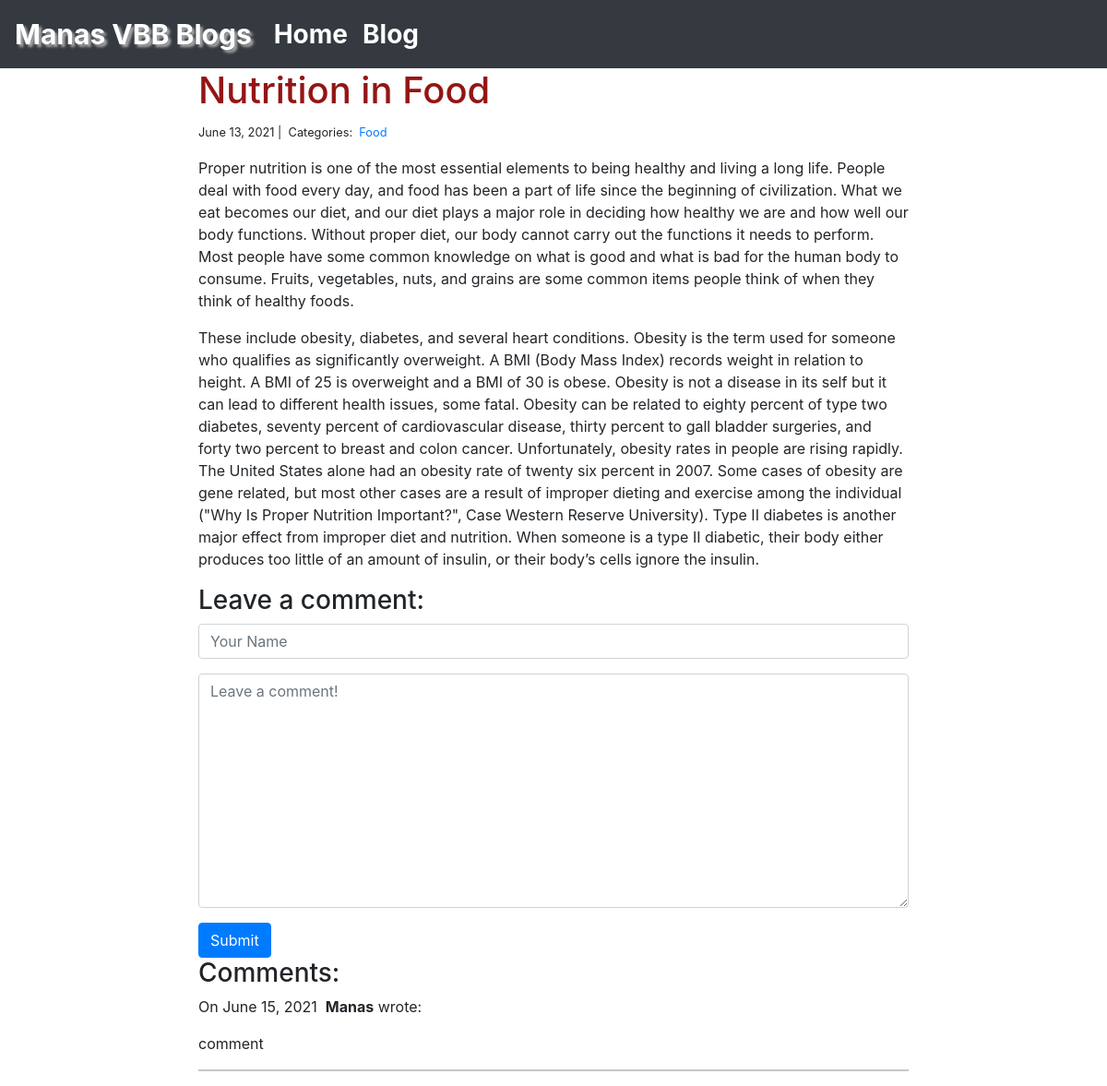
Page /blog/3/ on the committed database.
### blog/models.py (models this page shows)
class Post(models.Model):
    title = models.CharField(max_length=255)
    body = models.TextField()
    created_on = models.DateTimeField(auto_now_add=True)
    last_modified = models.DateTimeField(auto_now=True)
    categories = models.ManyToManyField('Category', related_name='posts')

class Category(models.Model):
    name = models.CharField(max_length=20)

class Comment(models.Model):
    author = models.CharField(max_length=60)
    body = models.TextField()
    created_on = models.DateTimeField(auto_now_add=True)
    post = models.ForeignKey('Post', on_delete=models.CASCADE)

### blog/views.py (the view, shortened to what this page needs)
# urls.py: path("<int:pk>/", views.blog_detail, name="blog_detail"),
def blog_detail(request, pk):
    post = Post.objects.get(pk=pk)
    form = CommentForm()
    comments = Comment.objects.filter(post=post)
    context = {
        "post": post,
        "comments": comments,
         "form": form,
    }
    return render(request, "blog_detail.html", context)

### blog/forms.py
class CommentForm(forms.Form):
    author = forms.CharField(
        max_length=60,
        widget=forms.TextInput(attrs={
            "class": "form-control",
            "placeholder": "Your Name"
        })
    )
    body = forms.CharField(widget=forms.Textarea(
        attrs={
            "class": "form-control",
            "placeholder": "Leave a comment!"
        })
    )

### blog/templates/blog_detail.html (shortened to what this page needs)
{% extends "base.html" %}
{% block body %}
<div class="col-md-8 offset-md-2">
    <h1 style= "color:rgb(148, 21, 21)">{{ post.title }}</h1>
    <small>
        {{ post.created_on.date }} |&nbsp;
        Categories:&nbsp;
        {% for category in post.categories.all %}
        <a href="{% url 'blog_category' category.name %}">
            {{ category.name }}
        </a>&nbsp;
        {% endfor %}
    </small>
    <p>{{ post.body | linebreaks }}</p>
    <h3>Leave a comment:</h3>
    <form action="/blog/{{ post.pk }}/" method="post">
        <div class="form-group">
            {{ form.author }}
        </div>
        <div class="form-group">
            {{ form.body }}
        </div>
        <button type="submit" class="btn btn-primary">Submit</button>
    </form>
    <h3>Comments:</h3>
    {% for comment in comments %}
    <p>
        On {{comment.created_on.date }}&nbsp;
        <b>{{ comment.author }}</b> wrote:
    </p>
    <p>{{ comment.body }}</p>
    <hr>
    {% endfor %}
</div>
{% endblock body %}

### rows in the picture
Post: title "Nutrition in Food", created_on "June 13, 2021", body "Proper nutrition is one of the most essential elements to being healthy and living a long life. People deal with food every day, and food has been a part of life since the beginning of civilization. What we eat becomes our diet, and our diet plays a major role in deciding how healthy we are and how well our body functions. Without proper diet, our body cannot carry out the functions it needs to perform. Most people have some common knowledge on what is good and what is bad for the human body to consume. Fruits, vegetables, nuts, and grains are some common items people think of when they think of healthy foods. These include obesity, diabetes, and several heart conditions. Obesity is the…"
Category: name "Food"
Comment: created_on "June 15, 2021", author "Manas", body "comment"
